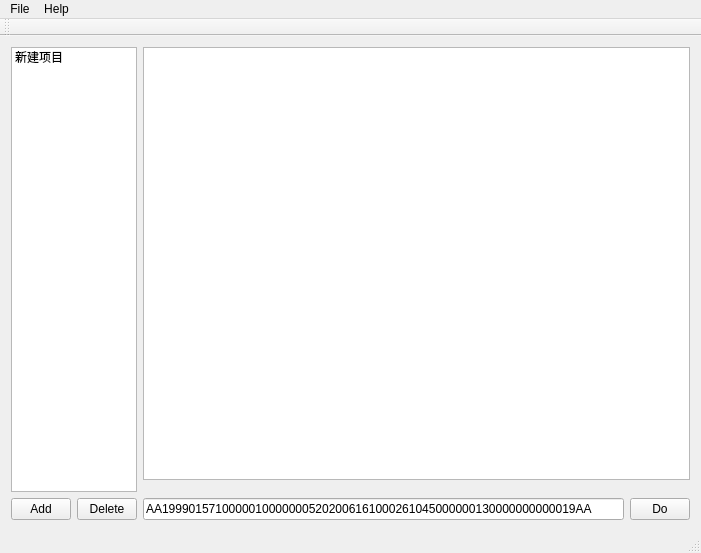
<?xml version="1.0" encoding="UTF-8"?>
<ui version="4.0">
 <class>MainWindow</class>
 <widget class="QMainWindow" name="MainWindow">
  <property name="geometry">
   <rect>
    <x>0</x>
    <y>0</y>
    <width>701</width>
    <height>553</height>
   </rect>
  </property>
  <property name="windowTitle">
   <string>MainWindow</string>
  </property>
  <widget class="QWidget" name="centralWidget">
   <layout class="QGridLayout" name="gridLayout">
    <item row="0" column="2" colspan="2">
     <widget class="QTableView" name="tableView"/>
    </item>
    <item row="3" column="0">
     <widget class="QPushButton" name="AddButton">
      <property name="minimumSize">
       <size>
        <width>60</width>
        <height>0</height>
       </size>
      </property>
      <property name="maximumSize">
       <size>
        <width>60</width>
        <height>16777215</height>
       </size>
      </property>
      <property name="text">
       <string>Add</string>
      </property>
     </widget>
    </item>
    <item row="3" column="3">
     <widget class="QPushButton" name="DoButton">
      <property name="minimumSize">
       <size>
        <width>60</width>
        <height>0</height>
       </size>
      </property>
      <property name="maximumSize">
       <size>
        <width>60</width>
        <height>16777215</height>
       </size>
      </property>
      <property name="text">
       <string>Do</string>
      </property>
     </widget>
    </item>
    <item row="3" column="2">
     <widget class="QLineEdit" name="lineEdit">
      <property name="text">
       <string>AA19990157100000100000005202006161000261045000000130000000000019AA</string>
      </property>
     </widget>
    </item>
    <item row="3" column="1">
     <widget class="QPushButton" name="DeleteButton">
      <property name="minimumSize">
       <size>
        <width>60</width>
        <height>0</height>
       </size>
      </property>
      <property name="maximumSize">
       <size>
        <width>60</width>
        <height>16777215</height>
       </size>
      </property>
      <property name="baseSize">
       <size>
        <width>0</width>
        <height>0</height>
       </size>
      </property>
      <property name="text">
       <string>Delete</string>
      </property>
     </widget>
    </item>
    <item row="0" column="0" rowspan="3" colspan="2">
     <widget class="QListWidget" name="listWidget">
      <item>
       <property name="text">
        <string>新建项目</string>
       </property>
      </item>
     </widget>
    </item>
   </layout>
  </widget>
  <widget class="QMenuBar" name="menuBar">
   <property name="geometry">
    <rect>
     <x>0</x>
     <y>0</y>
     <width>701</width>
     <height>23</height>
    </rect>
   </property>
   <property name="toolTip">
    <string/>
   </property>
   <widget class="QMenu" name="menuProtocolParseer">
    <property name="title">
     <string>File</string>
    </property>
    <property name="toolTipsVisible">
     <bool>true</bool>
    </property>
    <addaction name="actionCheckJson"/>
   </widget>
   <widget class="QMenu" name="menuHelp">
    <property name="title">
     <string>Help</string>
    </property>
    <property name="toolTipsVisible">
     <bool>true</bool>
    </property>
    <addaction name="actionAbout"/>
   </widget>
   <addaction name="menuProtocolParseer"/>
   <addaction name="menuHelp"/>
  </widget>
  <widget class="QStatusBar" name="statusBar"/>
  <widget class="QToolBar" name="mainToolBar">
   <attribute name="toolBarArea">
    <enum>TopToolBarArea</enum>
   </attribute>
   <attribute name="toolBarBreak">
    <bool>false</bool>
   </attribute>
  </widget>
  <action name="actionCheckJson">
   <property name="text">
    <string>Check JSON</string>
   </property>
   <property name="toolTip">
    <string>Check JSON</string>
   </property>
   <property name="statusTip">
    <string>Choose a JSON file to be checked！</string>
   </property>
  </action>
  <action name="actionAbout">
   <property name="text">
    <string>About...</string>
   </property>
   <property name="toolTip">
    <string>About</string>
   </property>
   <property name="statusTip">
    <string>Show details about me</string>
   </property>
  </action>
 </widget>
 <layoutdefault spacing="6" margin="11"/>
 <resources/>
 <connections/>
</ui>
